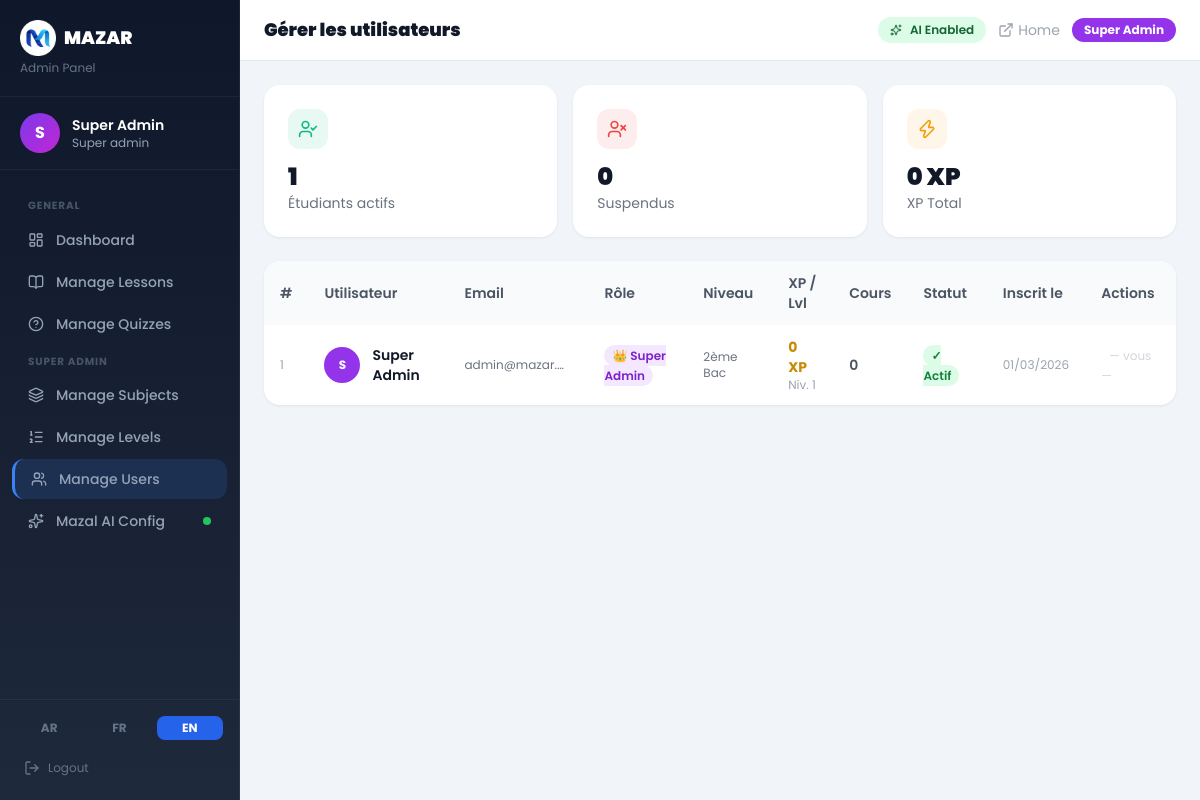
/admin/manage_users.php?lang=en (signed in), run on the app's committed database.
### tables this page shows
CREATE TABLE `ai_config` (
  `id`            INT UNSIGNED      NOT NULL DEFAULT 1,
  `provider`      VARCHAR(50)       NOT NULL DEFAULT 'groq',
  `model`         VARCHAR(100)      NOT NULL DEFAULT 'llama-3.3-70b-versatile',
  `api_key`       TEXT              DEFAULT NULL,
  `custom_url`    VARCHAR(500)      DEFAULT NULL,
  `system_prompt` TEXT              DEFAULT NULL,
  `enabled`       TINYINT(1)        NOT NULL DEFAULT 1,
  `temperature`   DECIMAL(3,2)      NOT NULL DEFAULT 0.70,
  `max_tokens`    INT UNSIGNED      NOT NULL DEFAULT 1000,
  `updated_at`    DATETIME          NOT NULL DEFAULT CURRENT_TIMESTAMP ON UPDATE CURRENT_TIMESTAMP,
  `updated_by`    INT UNSIGNED      DEFAULT NULL,
  PRIMARY KEY (`id`),
  CONSTRAINT `chk_ai_config_id` CHECK (`id` = 1)
);

CREATE TABLE `users` (
  `id`             INT UNSIGNED     NOT NULL AUTO_INCREMENT,
  `full_name`      VARCHAR(120)     NOT NULL,
  `email`          VARCHAR(180)     NOT NULL,
  `password`       VARCHAR(255)     NOT NULL,
  `grade_level_id` INT UNSIGNED     NOT NULL DEFAULT 13,
  `role`           ENUM('student','staff','admin','super_admin') NOT NULL DEFAULT 'student',
  `xp_points`      INT UNSIGNED     NOT NULL DEFAULT 0,
  `level`          TINYINT UNSIGNED NOT NULL DEFAULT 1,
  `status`         ENUM('active','banned') NOT NULL DEFAULT 'active',
  `created_at`     DATETIME         NOT NULL DEFAULT CURRENT_TIMESTAMP,
  PRIMARY KEY (`id`),
  UNIQUE KEY `email` (`email`),
  KEY `grade_level_id` (`grade_level_id`)
);

CREATE TABLE `levels` (
  `id`        INT UNSIGNED NOT NULL AUTO_INCREMENT,
  `name_ar`   VARCHAR(100) NOT NULL,
  `name_fr`   VARCHAR(100) NOT NULL,
  `name_en`   VARCHAR(100) NOT NULL,
  `slug`      VARCHAR(60)  NOT NULL,
  `order_num` TINYINT      NOT NULL DEFAULT 0,
  PRIMARY KEY (`id`),
  UNIQUE KEY `slug` (`slug`)
);

### includes/functions.php (called while the page is built, shortened)
<?php
function getCurrentLang(): string {
    return $_SESSION[SESS_LANG] ?? DEFAULT_LANG;
}
function loadTranslations(): array {
    static $trans = null;
    if ($trans === null) {
        $lang = getCurrentLang();
        $file = dirname(__DIR__) . '/lang/' . $lang . '.php';
        $trans = include $file;
    }
    return $trans;
}
function t(string $key, array $replace = []): string {
    $translations = loadTranslations();
    $text = $translations[$key] ?? $key;
    return $text;
}

### admin/manage_users.php (the view, shortened to what this page needs)
<?php
require_once dirname(__DIR__) . '/includes/functions.php';
$db        = getDB();
$users  = $db->query(
    "SELECT u.id, u.full_name, u.email, u.role, u.xp_points, u.level, u.status, u.created_at,
            u.grade_level_id,
            lv.name_fr AS grade,
            (SELECT COUNT(*) FROM user_lesson_completions ulc WHERE ulc.user_id=u.id) AS completions
     FROM users u
     JOIN levels lv ON lv.id = u.grade_level_id
     ORDER BY u.xp_points DESC"
)->fetchAll();
require dirname(__DIR__) . '/admin/_layout.php';
?>
<div class="grid grid-cols-3 gap-4 mb-6">
<?php
  $active = count(array_filter($users, fn($u)=>$u['status']==='active'));
  $banned = count($users) - $active;
  $totalXP = array_sum(array_column($users,'xp_points'));
  $cards = [
    ['Étudiants actifs', $active,  'user-check','#10B981'],
    ['Suspendus',        $banned,  'user-x',    '#EF4444'],
    ['XP Total',         number_format($totalXP).' XP', 'zap', '#F59E0B'],
  ];
  foreach($cards as [$label,$val,$icon,$color]):
?>
  <div class="stat-card">
    <div class="w-10 h-10 rounded-xl flex items-center justify-center mb-3" style="background:<?= $color ?>18">
      <i data-lucide="<?= $icon ?>" class="w-5 h-5" style="color:<?= $color ?>"></i>
    </div>
    <div class="text-2xl font-black text-gray-900"><?= $val ?></div>
    <div class="text-gray-500 text-sm"><?= $label ?></div>
  </div>
<?php endforeach; ?>
</div>
<div class="admin-card overflow-hidden">
  <div class="overflow-x-auto">
    <table class="dt-table w-full text-sm">
      <thead>
        <tr class="bg-gray-50 text-gray-600 text-left">
          <th class="px-4 py-3 font-semibold">#</th>
          <th class="px-4 py-3 font-semibold">Utilisateur</th>
          <th class="px-4 py-3 font-semibold">Email</th>
          <th class="px-4 py-3 font-semibold">Rôle</th>
          <th class="px-4 py-3 font-semibold">Niveau</th>
          <th class="px-4 py-3 font-semibold">XP / Lvl</th>
          <th class="px-4 py-3 font-semibold">Cours</th>
          <th class="px-4 py-3 font-semibold">Statut</th>
          <th class="px-4 py-3 font-semibold">Inscrit le</th>
          <th class="px-4 py-3 font-semibold">Actions</th>
        </tr>
      </thead>
      <tbody class="divide-y divide-gray-100">
        <?php foreach($users as $u): ?>
        <tr class="hover:bg-gray-50 transition">
          <td class="px-4 py-3 text-gray-400 text-xs"><?= $u['id'] ?></td>
          <td class="px-4 py-3">
            <div class="flex items-center gap-3">
              <div class="w-9 h-9 rounded-full flex items-center justify-center text-white font-bold text-xs flex-shrink-0
                <?= $u['role']==='super_admin'?'bg-purple-600':($u['role']==='admin'?'bg-blue-700':($u['role']==='staff'?'bg-cyan-600':'bg-blue-100 !text-blue-700')) ?>">
                <?= mb_strtoupper(mb_substr($u['full_name'],0,1)) ?>
              </div>
              <div>
                <div class="font-semibold text-gray-900 text-sm"><?= htmlspecialchars($u['full_name']) ?></div>
              </div>
            </div>
          </td>
          <td class="px-4 py-3 text-gray-500 text-xs max-w-[140px] truncate"><?= htmlspecialchars($u['email']) ?></td>
          <td class="px-4 py-3">
            <?php
              if ($u['role'] === 'super_admin')     { $rolePill = 'bg-purple-100 text-purple-700'; $roleLabel = '👑 Super Admin'; }
              elseif ($u['role'] === 'admin')        { $rolePill = 'bg-blue-100 text-blue-700';    $roleLabel = '🛡 Admin';       }
              elseif ($u['role'] === 'staff')        { $rolePill = 'bg-cyan-100 text-cyan-700';    $roleLabel = '🔧 Staff';       }
              else                                   { $rolePill = 'bg-gray-100 text-gray-600';    $roleLabel = '🎓 Étudiant';    }
            ?>
            <span class="px-2 py-0.5 rounded-full text-xs font-semibold <?= $rolePill ?>"><?= $roleLabel ?></span>
          </td>
          <td class="px-4 py-3 text-gray-500 text-xs"><?= htmlspecialchars($u['grade']) ?></td>
          <td class="px-4 py-3">
            <div class="font-bold text-yellow-600 text-sm"><?= number_format($u['xp_points']) ?> XP</div>
            <div class="text-gray-400 text-xs">Niv. <?= $u['level'] ?></div>
          </td>
          <td class="px-4 py-3 text-gray-600 text-sm font-semibold"><?= $u['completions'] ?></td>
          <td class="px-4 py-3">
            <span class="px-2 py-0.5 rounded-full text-xs font-semibold
              <?= $u['status']==='active' ? 'bg-green-100 text-green-700' : 'bg-red-100 text-red-700' ?>">
              <?= $u['status']==='active' ? '✓ Actif' : '✗ Suspendu' ?>
            </span>
          </td>
          <td class="px-4 py-3 text-gray-400 text-xs"><?= date('d/m/Y', strtotime($u['created_at'])) ?></td>
          <td class="px-4 py-3">
            <?php if($u['id'] != $_SESSION[SESS_USER_ID]): ?>
            <div class="flex items-center gap-1.5">
              <button
                onclick='openEditUserModal(<?= json_encode([
                  "id"             => $u["id"],
                  "full_name"      => $u["full_name"],
                  "email"          => $u["email"],
                  "role"           => $u["role"],
                  "grade_level_id" => $u["grade_level_id"],
                  "status"         => $u["status"],
                ]) ?>)'
                class="p-1.5 rounded-lg bg-blue-50 text-blue-600 hover:bg-blue-100 transition"
                title="Modifier">
                <i data-lucide="edit-3" class="w-4 h-4"></i>
              </button>
              <button
                onclick="openXpModal(<?= $u['id'] ?>, '<?= htmlspecialchars(addslashes($u['full_name'])) ?>')"
                class="p-1.5 rounded-lg bg-yellow-50 text-yellow-600 hover:bg-yellow-100 transition"
                title="Ajouter XP">
                <i data-lucide="zap" class="w-4 h-4"></i>
              </button>
              <form method="POST" class="inline" onsubmit="return confirm('Réinitialiser le XP ?')">
                <?= csrfField() ?>
                <input type="hidden" name="action"  value="reset_xp">
                <input type="hidden" name="user_id" value="<?= $u['id'] ?>">
                <button type="submit"
                  class="p-1.5 rounded-lg bg-gray-50 text-gray-500 hover:bg-gray-100 transition"
                  title="Réinitialiser XP">
                  <i data-lucide="refresh-cw" class="w-4 h-4"></i>
                </button>
              </form>
              <form method="POST" class="inline" onsubmit="return confirm('Supprimer définitivement cet utilisateur ?')">
                <?= csrfField() ?>
                <input type="hidden" name="action"  value="delete_user">
                <input type="hidden" name="user_id" value="<?= $u['id'] ?>">
                <button type="submit"
                  class="p-1.5 rounded-lg bg-red-50 text-red-500 hover:bg-red-100 transition"
                  title="Supprimer">
                  <i data-lucide="trash-2" class="w-4 h-4"></i>
                </button>
              </form>
            </div>
            <?php else: ?>
            <span class="text-gray-300 text-xs px-2">— vous —</span>
            <?php endif; ?>
          </td>
        </tr>
        <?php endforeach; ?>
      </tbody>
    </table>
  </div>
</div>
<?php require dirname(__DIR__) . '/admin/_layout_end.php'; ?>

### data on the page
users: id "1", full_name "S", full_name "Super Admin", email "admin@mazar.…", role "👑 Super Admin", grade_level.name_fr "2ème Bac", xp_points "0", level "1", completions "0", status "✓ Actif", created_at "01/03/2026", shows "— vous —"

### other printed values
t('site_name') "MAZAR"
mb_strtoupper(mb_substr($adminName, 0, 1)) "S"
$adminName "Super Admin"
str_replace('_', ' ', $role) "Super admin"
t('general') "GENERAL"
$label "Dashboard"
$label "Manage Lessons"
$label "Manage Quizzes"
$label "Manage Subjects"
$label "Manage Levels"
$label "Manage Users"
$label "Mazal AI Config"
$l "AR"
$l "FR"
$l "EN"
